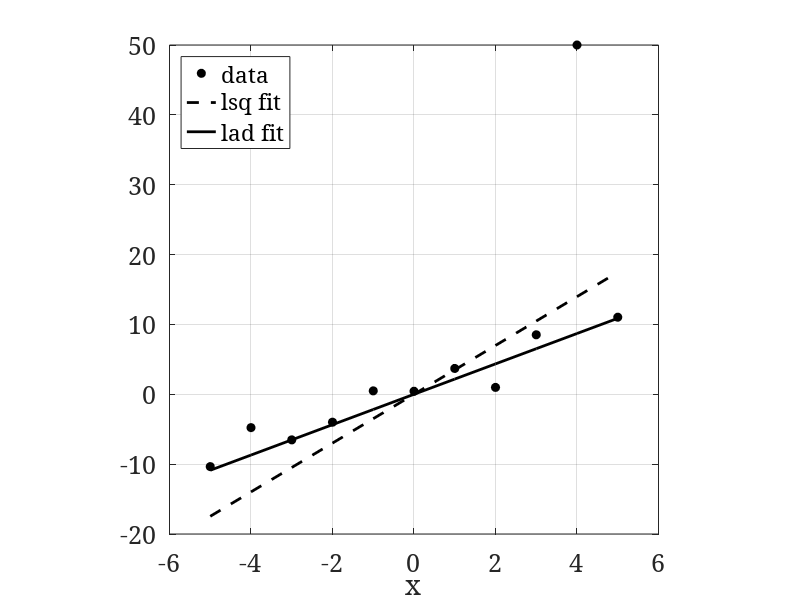

Recreate this plot in MATLAB.
set(0, 'DefaultAxesFontSize', 18);
set(0, 'DefaultFigureColor', 'w');
set(0,'defaultAxesFontName', 'serif')
addpath(genpath('C:\Users\Lars Loetgering\Dropbox\Codes\fracPty'))
close all
% matlab code: lad regression

rng(666, 'twister')
% generate input
x = (-5:5)';
N = length(x); % number of elements in x
% generate data
d = 2*x + 4*(2*rand(N,1)-1);
% generate outlier
d(10) = 50;
% d(9:end) = 25;
% lsq: least squares
aEstimate = x'*d / (x'*x);

% lad
numIter = 10;
aLAD = aEstimate; % initialize LAD-estimate
for k = 1:numIter
   w = 1 ./ ( abs(aLAD*x - d) + eps );
   aLAD = w' * (d.*x) / (w' * (x.^2));
end

plot(x, d, 'ko', 'MarkerFaceColor', 'k')
hold on
plot(x,aEstimate*x,'k--','LineWidth',2)
plot(x,aLAD*x,'k-','LineWidth',2)
hold off, axis square, grid on, xlabel('x')
legend('data', 'lsq fit','lad fit','location','Northwest')